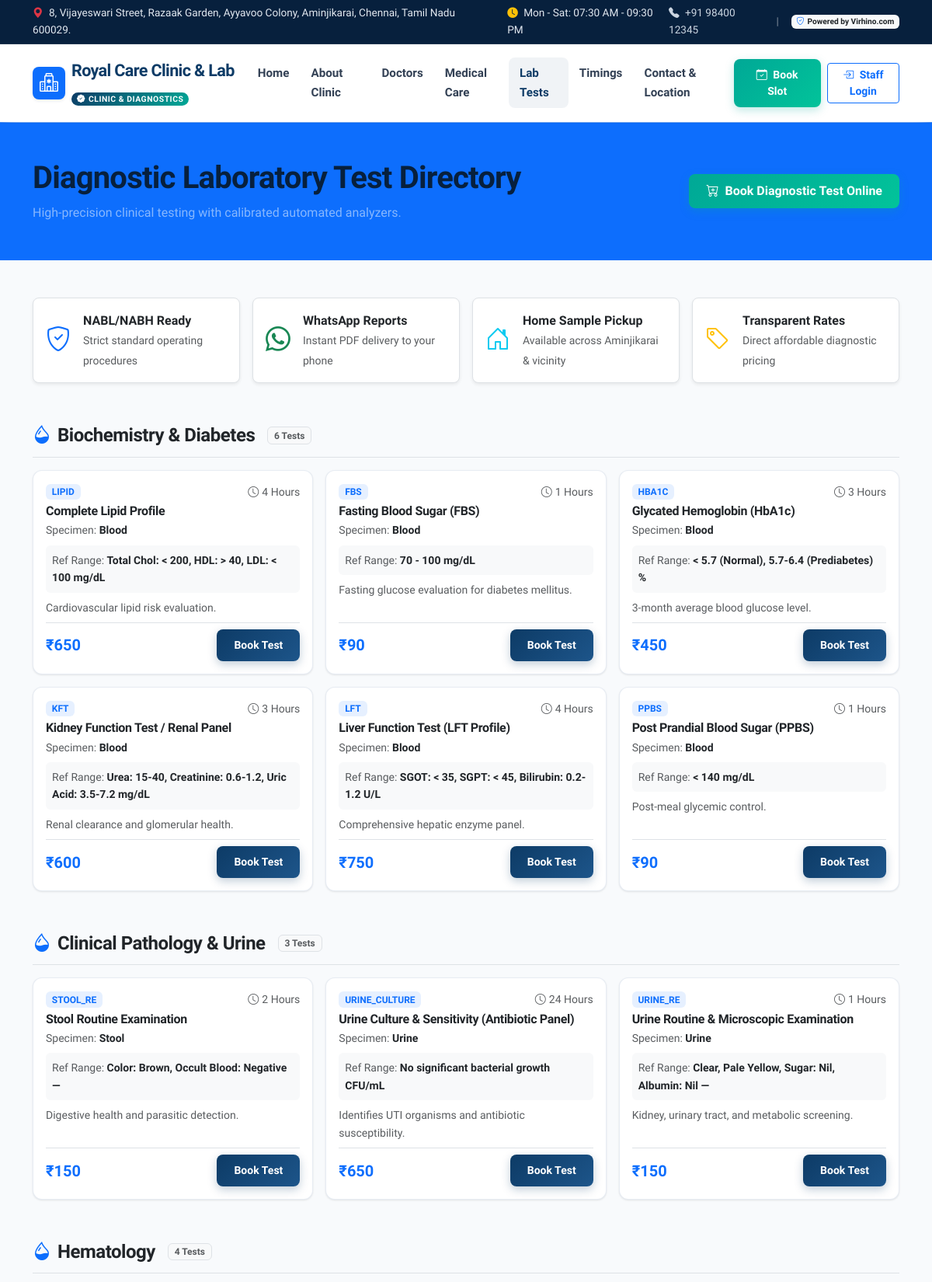
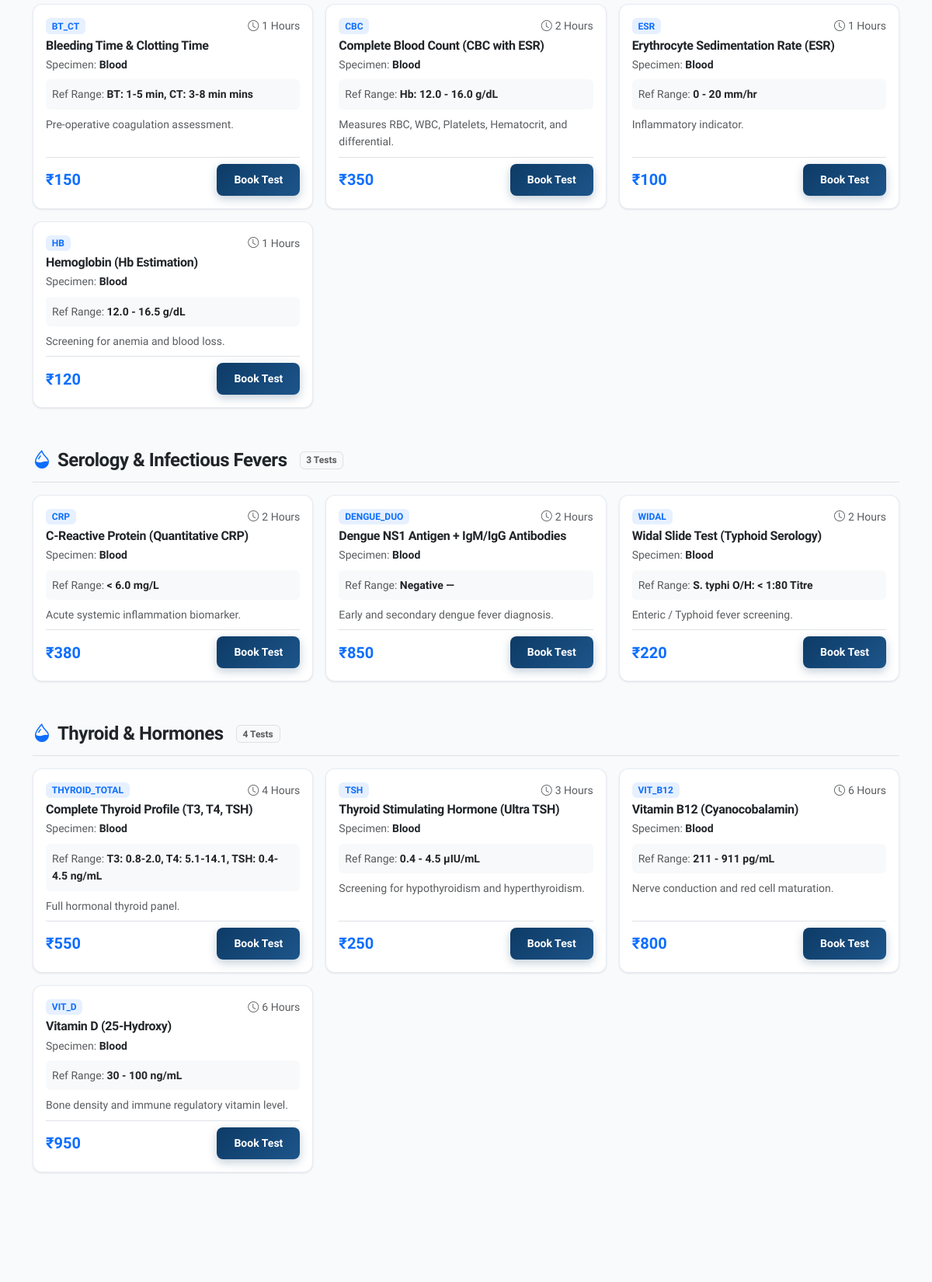
The app's page /lab-services/ (upper part) with its own data (2 pictures, top to bottom).
### lab/models.py (models this page shows, shortened)
class LabCategory(models.Model):
    name = models.CharField(max_length=100, unique=True)
    description = models.TextField(blank=True)
    icon = models.CharField(max_length=50, default='bi-droplet-half', help_text='Bootstrap icon name')
    class Meta:
        verbose_name_plural = 'Lab Categories'
        ordering = ['name']

class LabTest(models.Model):
    SAMPLE_CHOICES = (
        ('Blood', 'Whole Blood / Serum / Plasma'),
        ('Urine', 'Urine Sample'),
        ('Stool', 'Stool Sample'),
        ('Swab', 'Throat / Nasal Swab'),
        ('Sputum', 'Sputum Sample'),
        ('Fluid', 'Body Fluids / CSF / Synovial'),
        ('Other', 'Other Sample Type'),
    )
    category = models.ForeignKey(LabCategory, on_delete=models.CASCADE, related_name='tests')
    code = models.CharField(max_length=20, unique=True, help_text='e.g., CBC, LFT, KFT, HBA1C')
    name = models.CharField(max_length=200)
    sample_type = models.CharField(max_length=50, choices=SAMPLE_CHOICES, default='Blood')
    price = models.DecimalField(max_digits=8, decimal_places=2)
    turnaround_hours = models.PositiveIntegerField(default=4, help_text='Standard report delivery time in hours')
    normal_range = models.CharField(max_length=200, blank=True, help_text='Standard Reference Interval')
    unit = models.CharField(max_length=50, blank=True, help_text='Measurement unit (e.g. mg/dL, g/dL, %)')
    description = models.TextField(blank=True, help_text='Clinical significance and preparation instructions')
    is_active = models.BooleanField(default=True)
    class Meta:
        ordering = ['category', 'name']

### website/views.py (the view)
# urls.py: path('lab-services/', views.lab_services, name='lab_services'),
def lab_services(request):
    categories = LabCategory.objects.prefetch_related('tests').all()
    all_tests = LabTest.objects.filter(is_active=True).select_related('category')
    return render(request, 'website/lab_services.html', {
        'categories': categories,
        'all_tests': all_tests,
    })

### website/context_processors.py (called while the page is built)
def clinic_info(request):
    return {
        'CLINIC': settings.CLINIC_METADATA,
    }

### templates/website/lab_services.html (shortened to what this page needs)
{% extends 'base.html' %}
{% load humanize %}
{% block content %}
<div class="bg-primary text-white py-5">
  <div class="container">
    <div class="d-flex flex-column flex-md-row justify-content-between align-items-md-center gap-3">
      <div>
        <h1 class="fw-bold mb-2">Diagnostic Laboratory Test Directory</h1>
        <p class="text-white-50 mb-0">High-precision clinical testing with calibrated automated analyzers.</p>
      </div>
      <div>
        <a href="{% url 'book_lab_test' %}" class="btn btn-secondary-custom">
          <i class="bi bi-cart-plus me-1"></i> Book Diagnostic Test Online
        </a>
      </div>
    </div>
  </div>
</div>
<div class="container py-5">
  <div class="row g-3 mb-5">
    <div class="col-md-3">
      <div class="p-3 bg-white border rounded-3 d-flex align-items-center gap-3 shadow-sm">
        <i class="bi bi-shield-check text-primary fs-2"></i>
        <div>
          <div class="fw-bold text-dark">NABL/NABH Ready</div>
          <small class="text-muted">Strict standard operating procedures</small>
        </div>
      </div>
    </div>
    <div class="col-md-3">
      <div class="p-3 bg-white border rounded-3 d-flex align-items-center gap-3 shadow-sm">
        <i class="bi bi-whatsapp text-success fs-2"></i>
        <div>
          <div class="fw-bold text-dark">WhatsApp Reports</div>
          <small class="text-muted">Instant PDF delivery to your phone</small>
        </div>
      </div>
    </div>
    <div class="col-md-3">
      <div class="p-3 bg-white border rounded-3 d-flex align-items-center gap-3 shadow-sm">
        <i class="bi bi-house-door text-info fs-2"></i>
        <div>
          <div class="fw-bold text-dark">Home Sample Pickup</div>
          <small class="text-muted">Available across Aminjikarai & vicinity</small>
        </div>
      </div>
    </div>
    <div class="col-md-3">
      <div class="p-3 bg-white border rounded-3 d-flex align-items-center gap-3 shadow-sm">
        <i class="bi bi-tag text-warning fs-2"></i>
        <div>
          <div class="fw-bold text-dark">Transparent Rates</div>
          <small class="text-muted">Direct affordable diagnostic pricing</small>
        </div>
      </div>
    </div>
  </div>
  {% for cat in categories %}
    <div class="mb-5">
      <div class="d-flex align-items-center gap-2 mb-3 pb-2 border-bottom">
        <i class="bi {{ cat.icon }} text-primary fs-4"></i>
        <h4 class="fw-bold text-dark mb-0">{{ cat.name }}</h4>
        <span class="badge bg-light text-muted border ms-2">{{ cat.tests.count }} Tests</span>
      </div>
      <div class="row g-3">
        {% for test in cat.tests.all %}
          <div class="col-lg-4 col-md-6">
            <div class="card card-custom h-100 p-3 d-flex flex-column justify-content-between">
              <div>
                <div class="d-flex justify-content-between align-items-center mb-1">
                  <span class="badge bg-primary bg-opacity-10 text-primary fw-bold">{{ test.code }}</span>
                  <span class="small text-muted"><i class="bi bi-clock me-1"></i>{{ test.turnaround_hours }} Hours</span>
                </div>
                <h6 class="fw-bold text-dark mb-1">{{ test.name }}</h6>
                <div class="text-muted small mb-2">Specimen: <strong class="text-dark">{{ test.sample_type }}</strong></div>
                {% if test.normal_range %}
                  <div class="p-2 bg-light rounded text-muted small mb-2">
                    Ref Range: <span class="fw-semibold text-dark">{{ test.normal_range }} {{ test.unit }}</span>
                  </div>
                {% endif %}
                {% if test.description %}
                  <p class="small text-muted mb-2">{{ test.description }}</p>
                {% endif %}
              </div>
              <div class="pt-2 border-top d-flex justify-content-between align-items-center">
                <span class="fw-bold text-primary fs-5">₹{{ test.price|floatformat:0 }}</span>
                <a href="{% url 'book_lab_test' %}?test={{ test.id }}" class="btn btn-sm btn-primary-custom">
                  Book Test
                </a>
              </div>
            </div>
          </div>
        {% empty %}
          <div class="col-12 text-muted small">No tests listed under this category currently.</div>
        {% endfor %}
      </div>
    </div>
  {% endfor %}
</div>
{% endblock %}

### static/css/style.css (style rules this page uses)
:root { --primary-color: #0d3b66; --primary-dark: #07203d; --primary-light: #1d558a; --secondary-color: #00a896; --secondary-light: #02c39a; --accent-color: #f4a261; --accent-red: #e76f51; --success-color: #10b981; --warning-color: #f59e0b; --info-color: #0284c7; --dark-slate: #0f172a; --text-primary: #1e293b; --text-muted: #64748b; --bg-light: #f8fafc; --bg-white: #ffffff; --card-border: rgba(226, 232, 240, 0.8); --shadow-sm: 0 1px 3px rgba(0,0,0,0.06), 0 1px 2px rgba(0,0,0,0.04); --shadow-md: 0 4px 6px -1px rgba(0,0,0,0.08), 0 2px 4px -1px rgba(0,0,0,0.04); --shadow-lg: 0 10px 15px -3px rgba(0,0,0,0.08), 0 4px 6px -2px rgba(0,0,0,0.04); --shadow-xl: 0 20px 25px -5px rgba(0,0,0,0.1), 0 10px 10px -5px rgba(0,0,0,0.04); --border-radius: 12px; --border-radius-sm: 8px; --transition: all 0.25s cubic-bezier(0.4, 0, 0.2, 1); }
body { font-family: 'Plus Jakarta Sans', 'Inter', -apple-system, BlinkMacSystemFont, "Segoe UI", Roboto, sans-serif; color: var(--text-primary); background-color: var(--bg-light); line-height: 1.6; overflow-x: hidden; }
h1, h2, h3, h4, h5, h6 { font-weight: 700; color: var(--primary-dark); letter-spacing: -0.02em; }
.card-custom { background: var(--bg-white); border: 1px solid var(--card-border); border-radius: var(--border-radius); box-shadow: var(--shadow-sm); transition: var(--transition); overflow: hidden; }
.btn-primary-custom { background: linear-gradient(135deg, var(--primary-color) 0%, var(--primary-light) 100%); color: white; border: none; font-weight: 600; padding: 10px 22px; border-radius: var(--border-radius-sm); transition: var(--transition); box-shadow: 0 4px 12px rgba(13, 59, 102, 0.25); }
.btn-secondary-custom { background: linear-gradient(135deg, var(--secondary-color) 0%, var(--secondary-light) 100%); color: white; border: none; font-weight: 600; padding: 10px 22px; border-radius: var(--border-radius-sm); transition: var(--transition); box-shadow: 0 4px 12px rgba(0, 168, 150, 0.25); }

### records on screen
LabCategory: name "Biochemistry & Diabetes", tests.count "6"
LabTest: code "LIPID", turnaround_hours "4", name "Complete Lipid Profile", sample_type "Blood", normal_range "Total Chol: < 200, HDL: > 40, LDL: < 100", unit "mg/dL", description "Cardiovascular lipid risk evaluation.", price "650"
LabTest: code "FBS", turnaround_hours "1", name "Fasting Blood Sugar (FBS)", sample_type "Blood", normal_range "70 - 100", unit "mg/dL", description "Fasting glucose evaluation for diabetes mellitus.", price "90"
LabTest: code "HBA1C", turnaround_hours "3", name "Glycated Hemoglobin (HbA1c)", sample_type "Blood", normal_range "< 5.7 (Normal), 5.7-6.4 (Prediabetes)", unit "%", description "3-month average blood glucose level.", price "450"
LabTest: code "KFT", turnaround_hours "3", name "Kidney Function Test / Renal Panel", sample_type "Blood", normal_range "Urea: 15-40, Creatinine: 0.6-1.2, Uric Acid: 3.5-7.2", unit "mg/dL", description "Renal clearance and glomerular health.", price "600"
LabTest: code "LFT", turnaround_hours "4", name "Liver Function Test (LFT Profile)", sample_type "Blood", normal_range "SGOT: < 35, SGPT: < 45, Bilirubin: 0.2-1.2", unit "U/L", description "Comprehensive hepatic enzyme panel.", price "750"
LabTest: code "PPBS", turnaround_hours "1", name "Post Prandial Blood Sugar (PPBS)", sample_type "Blood", normal_range "< 140", unit "mg/dL", description "Post-meal glycemic control.", price "90"
LabCategory: name "Clinical Pathology & Urine", tests.count "3"
LabTest: code "STOOL_RE", turnaround_hours "2", name "Stool Routine Examination", sample_type "Stool", normal_range "Color: Brown, Occult Blood: Negative", unit "—", description "Digestive health and parasitic detection.", price "150"
LabTest: code "URINE_CULTURE", turnaround_hours "24", name "Urine Culture & Sensitivity (Antibiotic Panel)", sample_type "Urine", normal_range "No significant bacterial growth", unit "CFU/mL", description "Identifies UTI organisms and antibiotic susceptibility.", price "650"
LabTest: code "URINE_RE", turnaround_hours "1", name "Urine Routine & Microscopic Examination", sample_type "Urine", normal_range "Clear, Pale Yellow, Sugar: Nil, Albumin: Nil", unit "—", description "Kidney, urinary tract, and metabolic screening.", price "150"
LabCategory: name "Hematology", tests.count "4"
LabTest: code "BT_CT", turnaround_hours "1", name "Bleeding Time & Clotting Time", sample_type "Blood", normal_range "BT: 1-5 min, CT: 3-8 min", unit "mins", description "Pre-operative coagulation assessment.", price "150"
LabTest: code "CBC", turnaround_hours "2", name "Complete Blood Count (CBC with ESR)", sample_type "Blood", normal_range "Hb: 12.0 - 16.0", unit "g/dL", description "Measures RBC, WBC, Platelets, Hematocrit, and differential.", price "350"
LabTest: code "ESR", turnaround_hours "1", name "Erythrocyte Sedimentation Rate (ESR)", sample_type "Blood", normal_range "0 - 20", unit "mm/hr", description "Inflammatory indicator.", price "100"
LabTest: code "HB", turnaround_hours "1", name "Hemoglobin (Hb Estimation)", sample_type "Blood", normal_range "12.0 - 16.5", unit "g/dL", description "Screening for anemia and blood loss.", price "120"
LabCategory: name "Serology & Infectious Fevers", tests.count "3"
LabTest: code "CRP", turnaround_hours "2", name "C-Reactive Protein (Quantitative CRP)", sample_type "Blood", normal_range "< 6.0", unit "mg/L", description "Acute systemic inflammation biomarker.", price "380"
LabTest: code "DENGUE_DUO", turnaround_hours "2", name "Dengue NS1 Antigen + IgM/IgG Antibodies", sample_type "Blood", normal_range "Negative", unit "—", description "Early and secondary dengue fever diagnosis.", price "850"
LabTest: code "WIDAL", turnaround_hours "2", name "Widal Slide Test (Typhoid Serology)", sample_type "Blood", normal_range "S. typhi O/H: < 1:80", unit "Titre", description "Enteric / Typhoid fever screening.", price "220"
LabCategory: name "Thyroid & Hormones", tests.count "4"
LabTest: code "THYROID_TOTAL", turnaround_hours "4", name "Complete Thyroid Profile (T3, T4, TSH)", sample_type "Blood", normal_range "T3: 0.8-2.0, T4: 5.1-14.1, TSH: 0.4-4.5", unit "ng/mL", description "Full hormonal thyroid panel.", price "550"
LabTest: code "TSH", turnaround_hours "3", name "Thyroid Stimulating Hormone (Ultra TSH)", sample_type "Blood", normal_range "0.4 - 4.5", unit "μIU/mL", description "Screening for hypothyroidism and hyperthyroidism.", price "250"
LabTest: code "VIT_B12", turnaround_hours "6", name "Vitamin B12 (Cyanocobalamin)", sample_type "Blood", normal_range "211 - 911", unit "pg/mL", description "Nerve conduction and red cell maturation.", price "800"
LabTest: code "VIT_D", turnaround_hours "6", name "Vitamin D (25-Hydroxy)", sample_type "Blood", normal_range "30 - 100", unit "ng/mL", description "Bone density and immune regulatory vitamin level.", price "950"

### other values on screen
{{ CLINIC.ADDRESS }} "8, Vijayeswari Street, Razaak Garden, Ayyavoo Colony, Aminjikarai, Chennai, Tamil Nadu 600029."
{{ CLINIC.HOURS_WEEKDAY }} "Mon - Sat: 07:30 AM - 09:30 PM"
{{ CLINIC.PHONE }} "+91 98400 12345"
{{ CLINIC.BRAND }} "Powered by Virhino.com"
{{ CLINIC.NAME }} "Royal Care Clinic & Lab"
